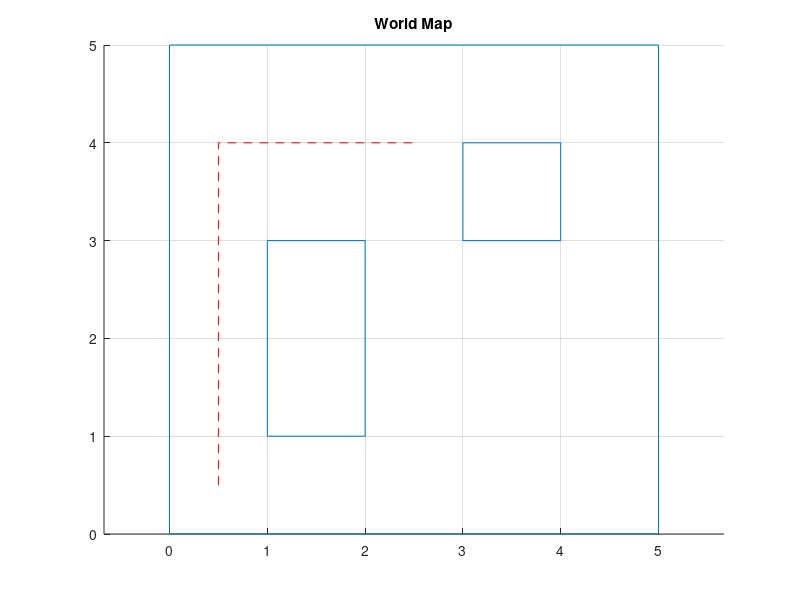

Source code (MATLAB): (Note: this script raises an error after producing the figure.)

%
% Generate the virtual world (Ground Truth Map)
%

% W is an array of objects in the map
% Each object is a polyline stored in a 2xn matrix
% Where n is the number of line endpoints
% the first row is the x coordinates
% the second row is the y coordinates. 
W{1} = [0 0 5 5 0;
        0 5 5 0 0];
    
W{2} = [1 1 2 2 1;
        1 3 3 1 1];
    
W{3} = [3 4 4 3 3;
        3 3 4 4 3];

% Plot the world
figure(1); 
clf;
title('World Map');
for i = 1:length(W)
    line(W{i}(1,:), W{i}(2,:))
end
hold on;
axis equal
grid


%
% Generate Robot Path
%

% Initialize Robot
P = [0.5; 0.5];
R = pi/2;

% Plot a trajectory
T = [0.5, 0.5, R;
     0.5, 4.0, pi/2;
     0.5, 4.0, 0;
     2.5, 4.0, 0];
Vp = 0.5;  % Linear Velocity (Units/Second)
Vr = pi/4; % Rotational velocity (Rad/Second)

figure(1);
plot(T(:,1)', T(:,2)', '--r');

% Generate timestamps for each pose
Tt = [0];
for i = 1:(length(T)-1)
   dp = sqrt((T(i,1) - T(i+1,1))^2 + (T(i,2) - T(i+1,2))^2);
   tp = dp/Vp;
   
   dr = T(i,3) - T(i+1,3); 
   tr = dr/Vr;   
   
   t  = max(tp, tr); 
   Tt = cat(2, Tt, t);
end 


% Genearte Sample Poses
Hz = 5;    % Samples Per Second
LidarPose = []; % Ground Truth Lidar poses

i = 1;
for i = 1:(length(T)-1)
    x  = [0; Tt(i+1)];
    xx = x(1):1/Hz:x(2);
   
    y  = [T(i,1); T(i+1,1)];
    px = linterp(x,y,xx);
    
    y  = [T(i,2); T(i+1,2)];
    py = linterp(x,y,xx);
    
    y  = [T(i,3); T(i+1,3)];
    pr = linterp(x,y,xx);
    
    LidarPose = cat(1, LidarPose, [px' py' pr' xx']);
end



% Plot Robot Location
r = 0.25; % Robot Radius
circle(P(1), P(2), r, '-r');
plot([P(1), P(1)+r*cos(R)],[P(2), P(2)+r*sin(R)], '-r')

% Lidar Sensor
LidarRange = 4.0;
LidarAngles = deg2rad(-135):deg2rad(5):deg2rad(135);
LidarScan = [];
for i = 1:length(LidarAngles);
    r = LidarRange;
    a = LidarAngles(i);
    
    % find endpoints of each beam
    beam = [P(1), P(1)+r*cos(R+a); P(2), P(2)+r*sin(R+a)];
    
    % Find if this range measurement intersects any map line
    for j = 1:length(W)
        [xi, yi] = polyxpoly(W{j}(1,:), W{j}(2,:), beam(1,:), beam(2,:)); 
        if ~isempty(xi)
            
            % Find the first hit
            for k = 1:length(xi)
                d = sqrt((P(1) - xi(k)).^2 + (P(2) - yi(k)).^2);
                if d < r 
                    r = d;
                end
            end
        end
    end
    
    % Show this measurement
    plot([P(1), P(1)+r*cos(R+a)],[P(2), P(2)+r*sin(R+a)], '-g')
    LidarScan = cat(2, LidarScan, r);
end


% Show the Lidar Measurement
%  Remove out of range measurements
I = (LidarScan >= LidarRange);
LidarAngles(I) = [];
LidarScan(I) = [];

figure(2)
clf
polar(LidarAngles, LidarScan, '.b')





